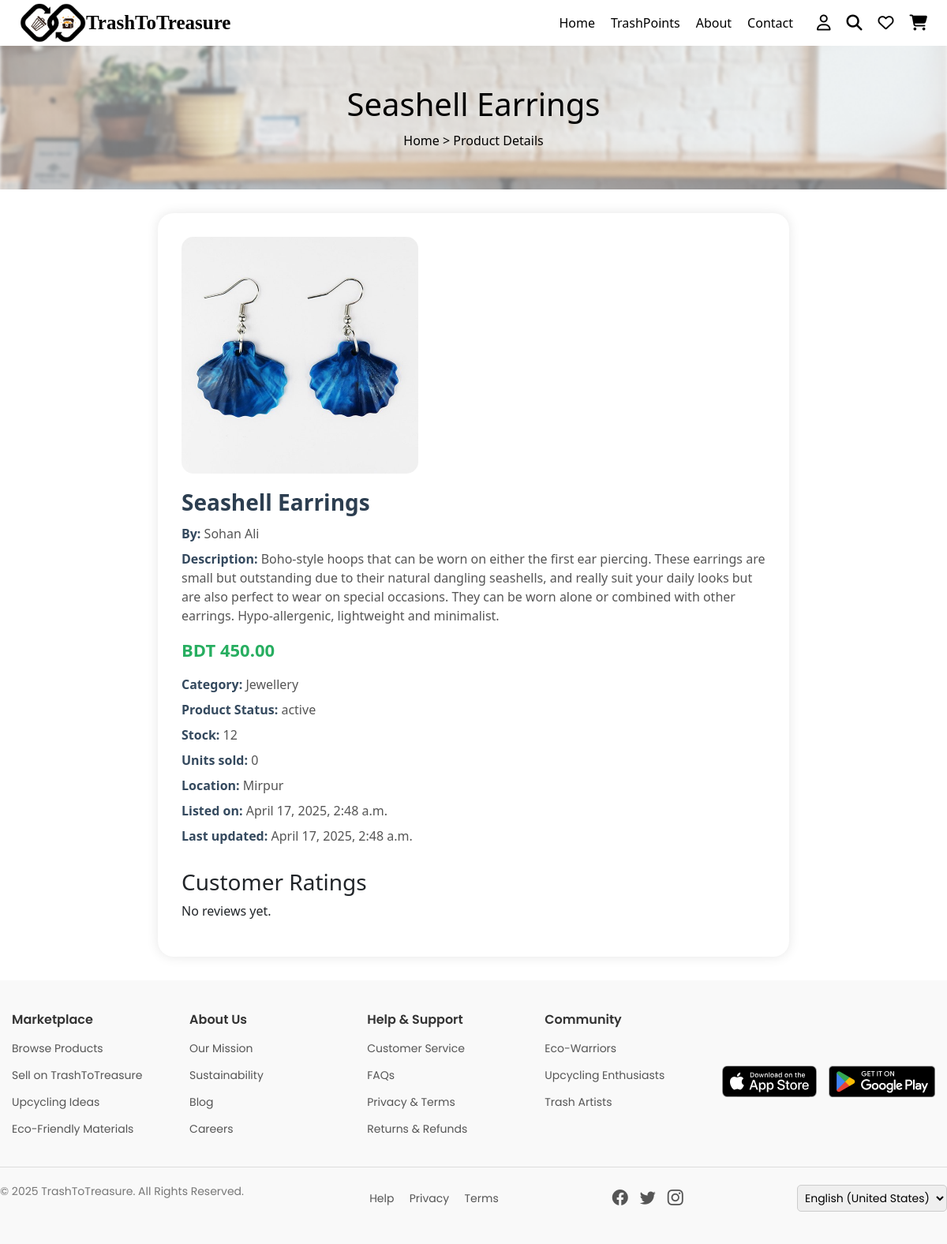
The app's page /products/seashell-earrings-artisan/ (signed in) with its own data.
### marketplace/models.py (models this page shows, shortened)
class UpcycledProduct(models.Model):
    product_name = models.CharField(max_length=255, default="")
    category = models.CharField(max_length=100, default="")
    description = models.TextField()
    price = models.DecimalField(max_digits=10, decimal_places=2)
    product_status = models.CharField(max_length=20, choices=PRODUCT_STATUS_CHOICES, default='active')
    artisan = models.ForeignKey(User, on_delete=models.CASCADE, related_name='upcycled_products', null=True, blank=True)
    approval_status = models.BooleanField(default=False)
    stock_availability = models.IntegerField()
    product_images = models.ImageField(upload_to='upcycled_products/', blank=True, null=True)
    location = models.CharField(max_length=255, default="")
    rating = models.DecimalField(max_digits=3, decimal_places=2, default=0.0)
    tags = models.CharField(max_length=255, blank=True, null=True)
    listing_date = models.DateTimeField(auto_now_add=True)
    last_updated = models.DateTimeField(auto_now=True, null=True, blank=True)
    sold_count = models.IntegerField(default=0)
    delivery_status = models.CharField(max_length=20, choices=DELIVERY_STATUS_CHOICES, default='ready')
    slug = models.SlugField(max_length=255, unique=True, blank=True)

### users/models.py (models this page shows, shortened)
class CustomUser(AbstractUser):
    name = models.CharField(max_length=100)
    email = models.EmailField(unique=True)
    phone = models.CharField(max_length=15)
    role = models.CharField(max_length=10, choices=ROLE_CHOICES)
    account_status = models.CharField(max_length=10, choices=ACCOUNT_STATUS_CHOICES, default='active')
    objects = CustomUserManager()  # ✅ Use your custom manager
    REQUIRED_FIELDS = ['email']
    USERNAME_FIELD = 'username'

### marketplace/views.py (the view)
# urls.py: path('products/<slug:slug>/', views.upcycled_product_details, name='upcycled_product_details'),
@login_required
def upcycled_product_details(request, slug):
    product = get_object_or_404(UpcycledProduct, slug=slug)
    return render(request, 'upcycled_product_details.html', {'product': product})

### marketplace/templates/upcycled_product_details.html (shortened to what this page needs)
{% load static %}
{% include "header.html" %}
<!DOCTYPE html>
<html lang="en">
<head>
    <link rel="stylesheet" href="{% static 'css/buyer_profile.css' %}">
</head>
<body>
<section class="product-banner">
    <h2>{{ product.product_name }}</h2>
    <p><a href="/">Home</a> > Product Details</p>
</section>
<div class="product-container">
    <img src="{{ product.product_images.url }}" alt="{{ product.product_name }}" class="product-image">
    <h1 class="product-title">{{ product.product_name }}</h1>
    <p class="product-meta">
        <span class="product-label">By:</span>
            {{ product.artisan.name }}
    </p>
    <p class="product-meta"><span class="product-label">Description:</span> {{ product.description }}</p>
    <p class="product-price">BDT {{ product.price }}</p>
    <p class="product-meta"><span class="product-label">Category:</span> {{ product.category }}</p>
    <p class="product-meta"><span class="product-label">Product Status:</span> {{ product.product_status }}</p>
    <p class="product-meta"><span class="product-label">Stock:</span> {{ product.stock_availability }}</p>
    <p class="product-meta"><span class="product-label">Units sold:</span> {{ product.sold_count }}</p>
    <p class="product-meta"><span class="product-label">Location:</span> {{ product.location }}</p>
    <p class="product-meta"><span class="product-label">Listed on:</span> {{ product.listing_date }}</p>
    <p class="product-meta"><span class="product-label">Last updated:</span> {{ product.last_updated }}</p>
    <div class="ratings-section" style="margin-top: 30px;">
        <h3>Customer Ratings</h3>
        {% for review in product.reviews.all %}
            <p>{{ review.reviewer.get_full_name }}: {{ review.comment }} ({{ review.rating }}/5)</p>
        {% empty %}
            <p>No reviews yet.</p>
        {% endfor %}
    </div>
</div>
</body>
</html>
{% include "footer.html" %}

### marketplace/static/css/buyer_profile.css (style rules this page uses)
.product-banner { text-align: center; padding: 50px 0; background: url('/static/images/bg.png') no-repeat center; background-size: cover; color: #000; }
.product-banner h2 { font-size: 40px; margin: 0; }
.product-banner p { margin: 10px 0 0; }
.product-banner a { color: #000; text-decoration: none; }
h2 { font-size: 24px; margin-bottom: 20px; color: #333; }

### marketplace/templates/header.html (style rules this page uses)
* { margin: 0; padding: 0; box-sizing: border-box; }
body { font-family: Arial, sans-serif; background: #fff; }

### marketplace/templates/upcycled_product_details.html (style rules this page uses)
.product-container { max-width: 800px; margin: 30px auto; background-color: #fff; border-radius: 20px; padding: 30px; box-shadow: 0 0 15px rgba(0,0,0,0.1); }
.product-image { height: auto; width: 300px; border-radius: 15px; margin-bottom: 20px; }
.product-title { font-size: 28px; font-weight: bold; margin-bottom: 10px; color: #2c3e50; }
.product-meta { font-size: 16px; margin-bottom: 8px; color: #555; }
.product-price { font-size: 22px; color: #27ae60; font-weight: bold; margin: 15px 0; }
.product-label { font-weight: 600; color: #34495e; }

### records on screen
UpcycledProduct: product_name "Seashell Earrings", product_images (picture), artisan.name "Sohan Ali", description "Boho-style hoops that can be worn on either the first ear piercing. These earrings are small but outstanding due to their natural dangling seashells, and really suit your daily looks but are also perfect to wear on special occasions. They can be worn alone or combined with other earrings. Hypo-allergenic, lightweight and minimalist.", price "450.00", category "Jewellery", product_status "active", stock_availability "12", sold_count "0", location "Mirpur", listing_date "April 17, 2025, 2:48 a.m.", last_updated "April 17, 2025, 2:48 a.m."
